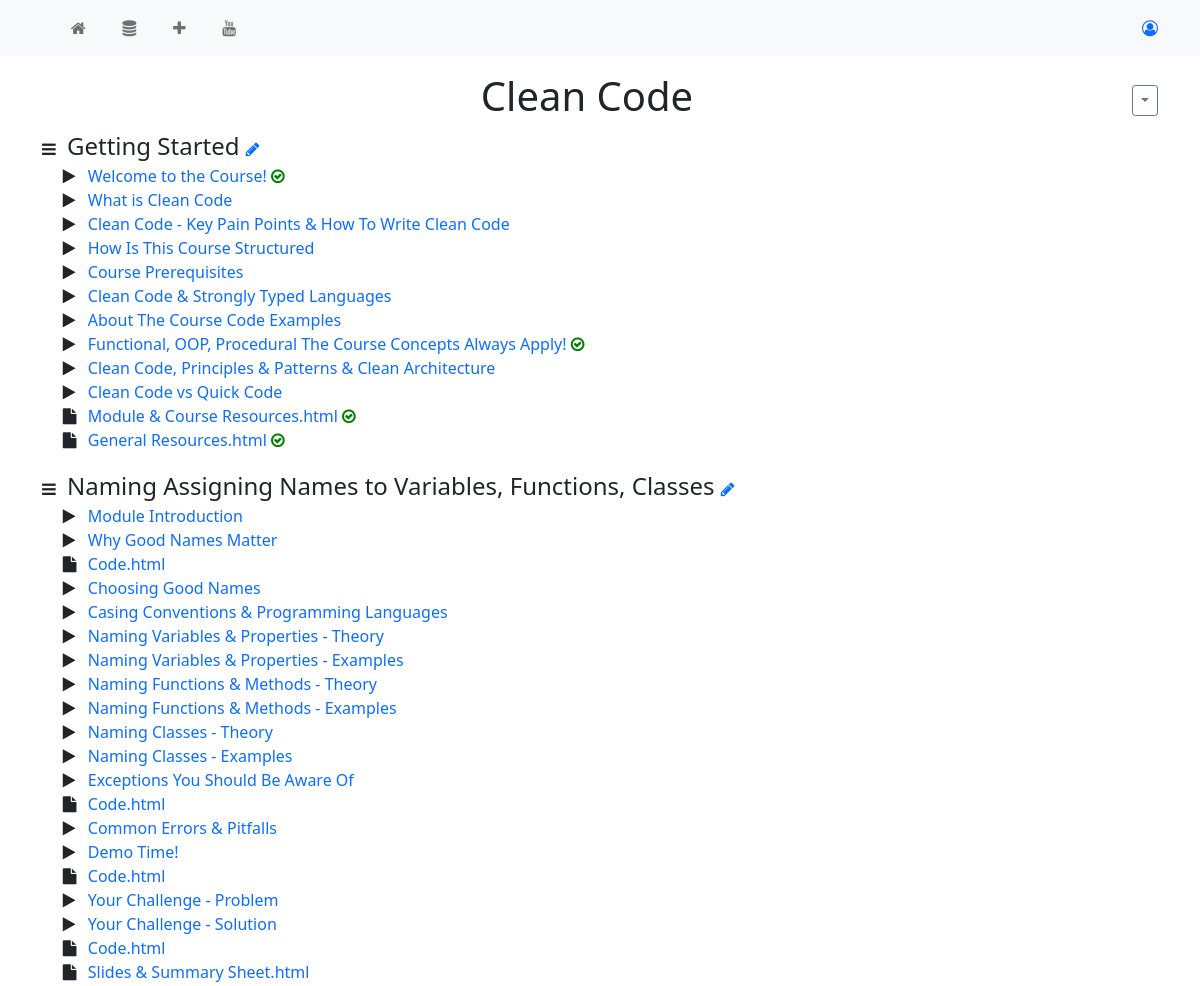
/10 (upper part), run on an earlier commit of the app's database.
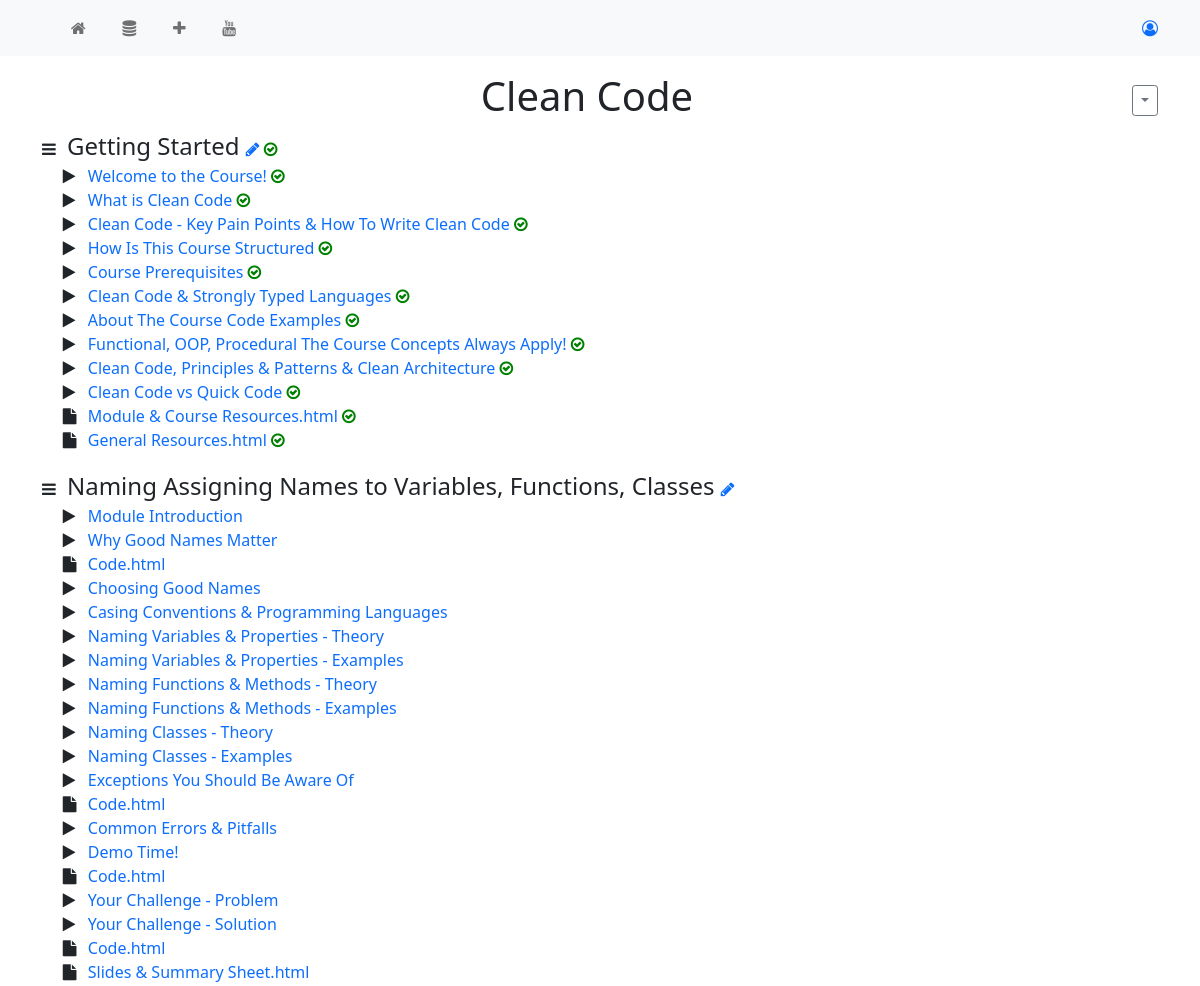
And on a later commit of the database.
### myapp/models.py (models this page shows, shortened)
class Chapter(models.Model):
    title = models.CharField(max_length=200)
    google_docs_link = models.URLField(null=True, blank=True)
    course = models.ForeignKey(Course, on_delete=models.CASCADE, null=True, blank=True)
    storage = models.ForeignKey(Storage, on_delete=models.CASCADE, null=True, blank=True)
    is_done = models.BooleanField(default=False)

### myapp/views.py (the view)
# urls.py: path('<int:id>', views.course_detail, name='course-detail-page'),
def course_detail(request, id):
    course = get_object_or_404(Course, pk=id)
    context = {
        'course': course
    }
    return render(request, 'myapp/course_detail.html', context=context)

### templates/myapp/course_detail.html (shortened to what this page needs)
{% extends 'base.html' %}
{% block page_content %}
<h1 class="text-center">
    {{course.title}} {% if course.is_done %}<span class="done"></span>{% endif %}
    <span class="float-end">
        <div class="btn-group" role="group">
            <button id="course-options" type="button" class="btn btn-outline-secondary btn-sm dropdown-toggle" data-bs-toggle="dropdown" aria-expanded="false"></button>
        </div>
    </span>
</h1>
<ul class="mb-5">
    {% for chapter in course.chapter_set.all %}
        <li class="chapter mb-3">
            <span class="chapter-name">{{chapter.title}}</span>
            <span>
                <a href="{% url 'chapter-update-page' chapter.id %}">
                    <i class="fa fa-pencil" aria-hidden="true"></i>
                </a>
            </span>
            {% if chapter.is_done %}
                <span class="done"></span>
            {% endif %}
            <ul>
                {% for video in chapter.video_set.all %}
                    {% if video.type == 'video' %}
                        {% if video.is_done %}
                            <li class="video-item done lesson">
                        {% else %}
                            <li class="video-item lesson">
                        {% endif %}
                    {% else %}
                        {% if video.is_visited %}
                            <li class="resource-item done lesson">
                        {% else %}
                            <li class="resource-item lesson">
                        {% endif %}
                    {% endif %}
                        <a href="{% url 'video-detail-page' video.id %}">{{video.title}}</a>
                    </li>
                {% endfor %}
            </ul>
        </li>
    {% endfor %}
</ul>
{% endblock page_content %}

What changed in the data, as far as the page shows it:
changed Chapter (number 1 of 2 on the later page): is_done False → True (drawn)
changed Video (number 2 of 32 on the later page): is_done False → True (drawn)
changed Video (number 3 of 32 on the later page): is_done False → True (drawn)
changed Video (number 4 of 32 on the later page): is_done False → True (drawn)
changed Video (number 5 of 32 on the later page): is_done False → True (drawn)
changed Video (number 6 of 32 on the later page): is_done False → True (drawn)
changed Video (number 7 of 32 on the later page): is_done False → True (drawn)
changed Video (number 9 of 32 on the later page): is_done False → True (drawn)
changed Video (number 10 of 32 on the later page): is_done False → True (drawn)
